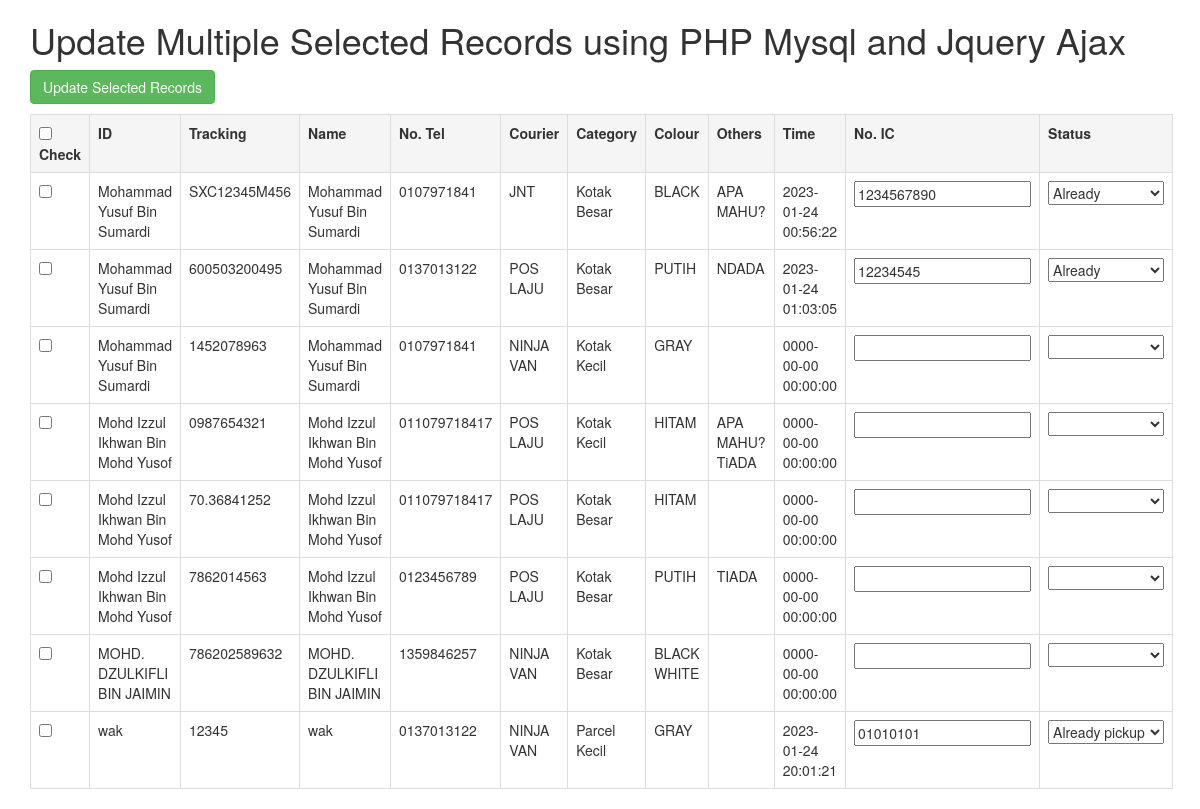
Page /php/update.php on the committed database.
### tables this page shows
CREATE TABLE `parcels` (
  `id` int(11) NOT NULL,
  `tracking` varchar(110) NOT NULL,
  `name` varchar(110) NOT NULL,
  `no` varchar(15) NOT NULL,
  `courier` varchar(110) NOT NULL,
  `category` varchar(110) NOT NULL,
  `color` varchar(110) NOT NULL,
  `other` varchar(11000) NOT NULL,
  `noic` varchar(110) NOT NULL,
  `time` datetime NOT NULL,
  `status` varchar(110) NOT NULL
);

### php/update.php (the view, shortened to what this page needs)
<!doctype html>
<html>
<head>
  <link rel="stylesheet" href="https://maxcdn.bootstrapcdn.com/bootstrap/3.4.1/css/bootstrap.min.css">
</head>
<body >
<?php
include "db_conn2.php";
    $alert= "";
 ?>
        <div class='container'>
            <h1>Update Multiple Selected Records using PHP Mysql and Jquery Ajax</h1>
            <form method='post' action=''><?php echo $alert; ?>
                <p><input type='submit' value='Update Selected Records' class="btn btn-success" name='but_update'></p>
                <table class="table table-bordered">
                    <tr style='background: whitesmoke;'>
                        <th><input type='checkbox' id='checkAll' > Check</th>
                        <th>ID</th>
                        <th>Tracking</th>
                        <th>Name</th>
                        <th>No. Tel</th>
                        <th>Courier</th>
                        <th>Category</th>
                        <th>Colour</th>
                        <th>Others</th>
                        <th>Time</th>
                        <th>No. IC</th>
                        <th>Status</th>
                    </tr>
                    <?php
                    $query = "SELECT * FROM parcels order by name asc limit 10";
                    $result = mysqli_query($conn2,$query);
                    while($row = mysqli_fetch_array($result) ){
                        $id = $row['id'];
                        $tracking = $row['tracking'];
                        $name = $row['name'];
                        $no = $row['no'];
                        $courier = $row['courier'];
                        $category = $row['category'];
                        $color = $row['color'];
                        $other = $row['other'];
                        $noic = $row['noic'];
                        $time = $row['time'];
                        $status = $row['status'];
                    ?>
                        <tr>
                            <td><input type='checkbox' name='update[]' value='<?= $id ?>' ></td>
                            <td><?= $name ?></td>
                            <td><?= $tracking ?></td>
                            <td><?= $name ?></td>
                            <td><?= $no ?></td>
                            <td><?= $courier ?></td>
                            <td><?= $category ?></td>
                            <td><?= $color ?></td>
                            <td><?= $other ?></td>
                            <td><?= $time ?></td>
                            <td><input type='text' name='noic_<?= $id ?>' value='<?= $noic ?>' ></td>
                            <td>
                            <select name='status_<?= $id ?>' id="category">
                                <option value="<?= $status ?>"><?= $status ?></option>
                                <option value="Already Pickup">Already Pickup</option>
                            </select>
                            </td>
                        </tr>
                    <?php
                    }
                    ?>
                </table>
            </form>
        </div>
</body>
</html>

### rows in the picture
parcels: name "Mohammad Yusuf Bin Sumardi", tracking "SXC12345M456", no "0107971841", courier "JNT", category "Kotak Besar", color "BLACK", other "APA MAHU?", time "2023-01-24 00:56:22", noic "1234567890", status+id "Already"
parcels: name "Mohammad Yusuf Bin Sumardi", tracking "600503200495", no "0137013122", courier "POS LAJU", category "Kotak Besar", color "PUTIH", other "NDADA", time "2023-01-24 01:03:05", noic "12234545", status+id "Already"
parcels: name "Mohammad Yusuf Bin Sumardi", tracking "1452078963", no "0107971841", courier "NINJA VAN", category "Kotak Kecil", color "GRAY", time "0000-00-00 00:00:00"
parcels: name "Mohd Izzul Ikhwan Bin Mohd Yusof", tracking "0987654321", no "011079718417", courier "POS LAJU", category "Kotak Kecil", color "HITAM", other "APA MAHU? TiADA", time "0000-00-00 00:00:00"
parcels: name "Mohd Izzul Ikhwan Bin Mohd Yusof", tracking "70.36841252", no "011079718417", courier "POS LAJU", category "Kotak Besar", color "HITAM", time "0000-00-00 00:00:00"
parcels: name "Mohd Izzul Ikhwan Bin Mohd Yusof", tracking "7862014563", no "0123456789", courier "POS LAJU", category "Kotak Besar", color "PUTIH", other "TIADA", time "0000-00-00 00:00:00"
parcels: name "MOHD. DZULKIFLI BIN JAIMIN", tracking "786202589632", no "1359846257", courier "NINJA VAN", category "Kotak Besar", color "BLACK WHITE", time "0000-00-00 00:00:00"
parcels: name "wak", tracking "12345", no "0137013122", courier "NINJA VAN", category "Parcel Kecil", color "GRAY", time "2023-01-24 20:01:21", noic "01010101", status+id "Already pickup"
